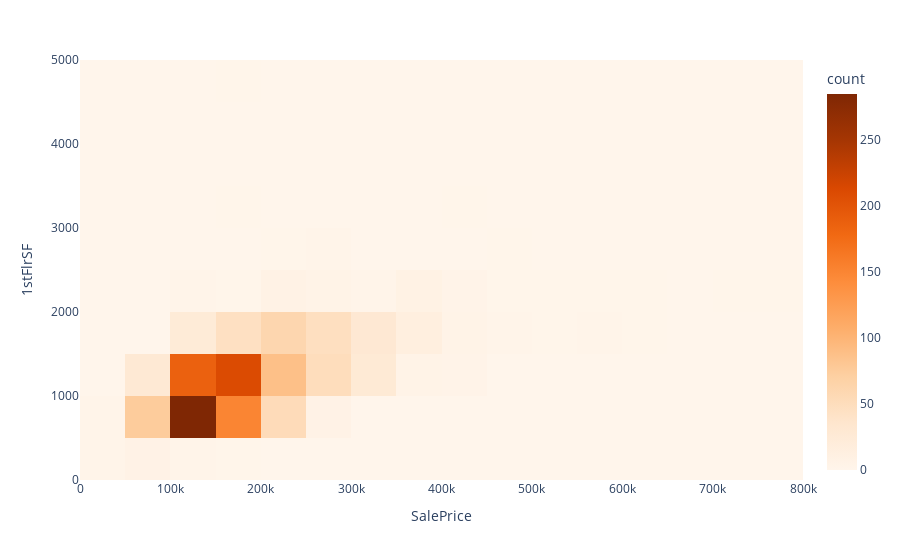

The notebook cell saved with this chart:
### Code cell
fig = px.density_heatmap(copy_train, x="SalePrice", y="1stFlrSF", nbinsx=20, nbinsy=20, color_continuous_scale="oranges")


fig.show()

### Figure 1 — Plotly figure (JSON) as saved in the notebook; plotly's stock layout.template omitted (floating-point values rounded to 4 significant figures; data arrays with more than 128 entries replaced by an {"elided": "..."} marker saying what was removed)
{"data": [{"coloraxis": "coloraxis", "hovertemplate": "SalePrice=%{x}<br>1stFlrSF=%{y}<br>count=%{z}<extra></extra>", "name": "", "nbinsx": 20, "nbinsy": 20, "type": "histogram2d", "x": {"elided": "1460 int values"}, "xaxis": "x", "xbingroup": "x", "y": {"elided": "1460 int values"}, "yaxis": "y", "ybingroup": "y"}], "layout": {"coloraxis": {"colorbar": {"title": {"text": "count"}}, "colorscale": [[0, "rgb(255,245,235)"], [0.125, "rgb(254,230,206)"], [0.25, "rgb(253,208,162)"], [0.375, "rgb(253,174,107)"], [0.5, "rgb(253,141,60)"], [0.625, "rgb(241,105,19)"], [0.75, "rgb(217,72,1)"], [0.875, "rgb(166,54,3)"], [1, "rgb(127,39,4)"]]}, "legend": {"tracegroupgap": 0}, "margin": {"t": 60}, "xaxis": {"anchor": "y", "domain": [0, 1], "title": {"text": "SalePrice"}}, "yaxis": {"anchor": "x", "domain": [0, 1], "title": {"text": "1stFlrSF"}}}}
